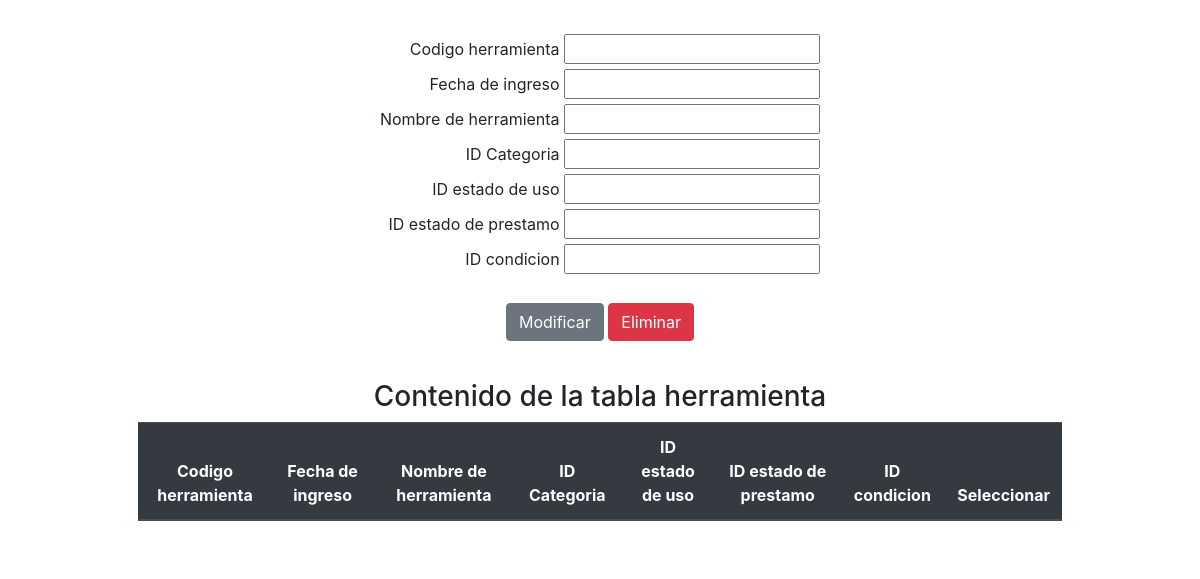
The page /tablaHerramientas.php on the database as committed earlier.
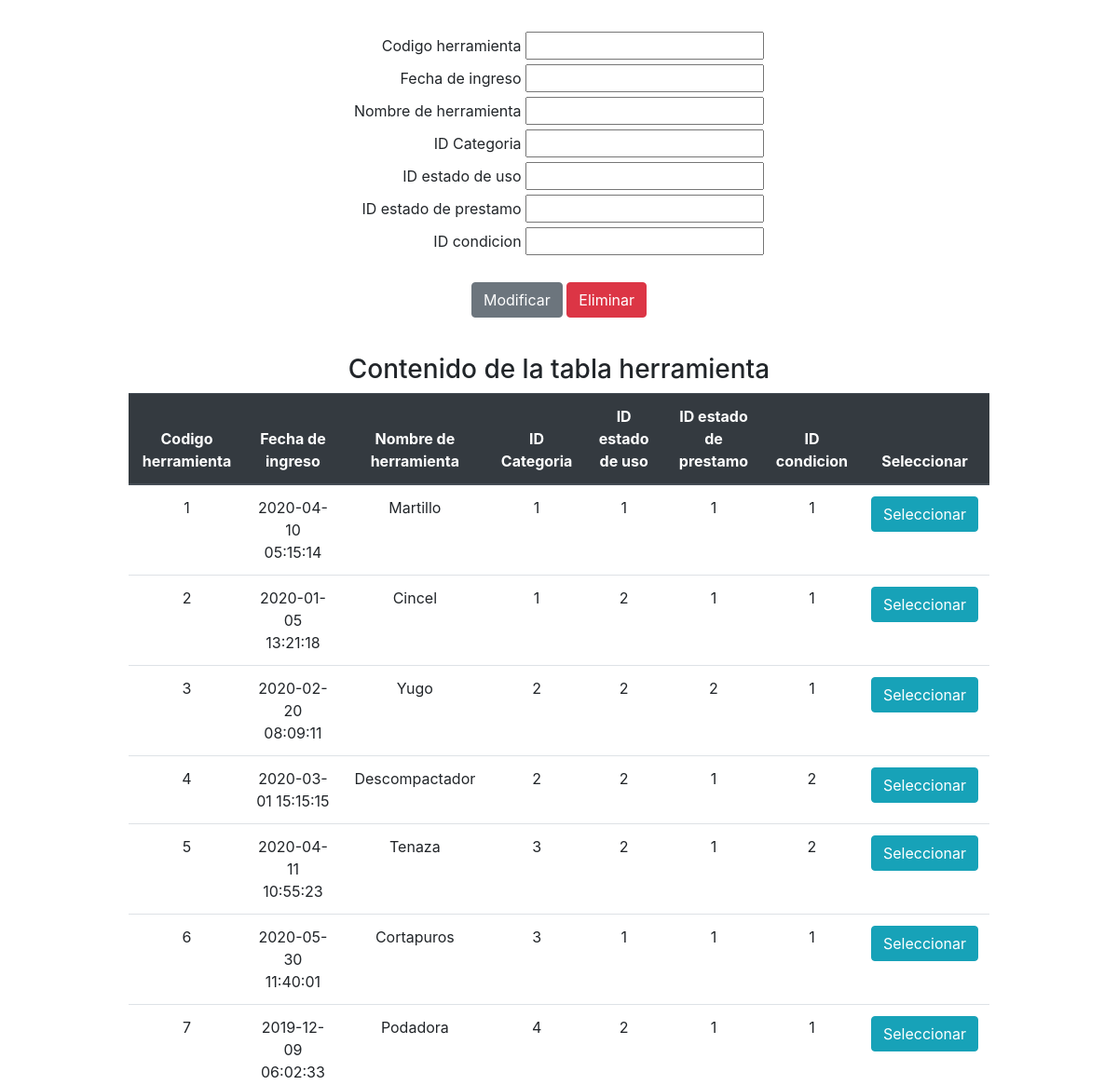
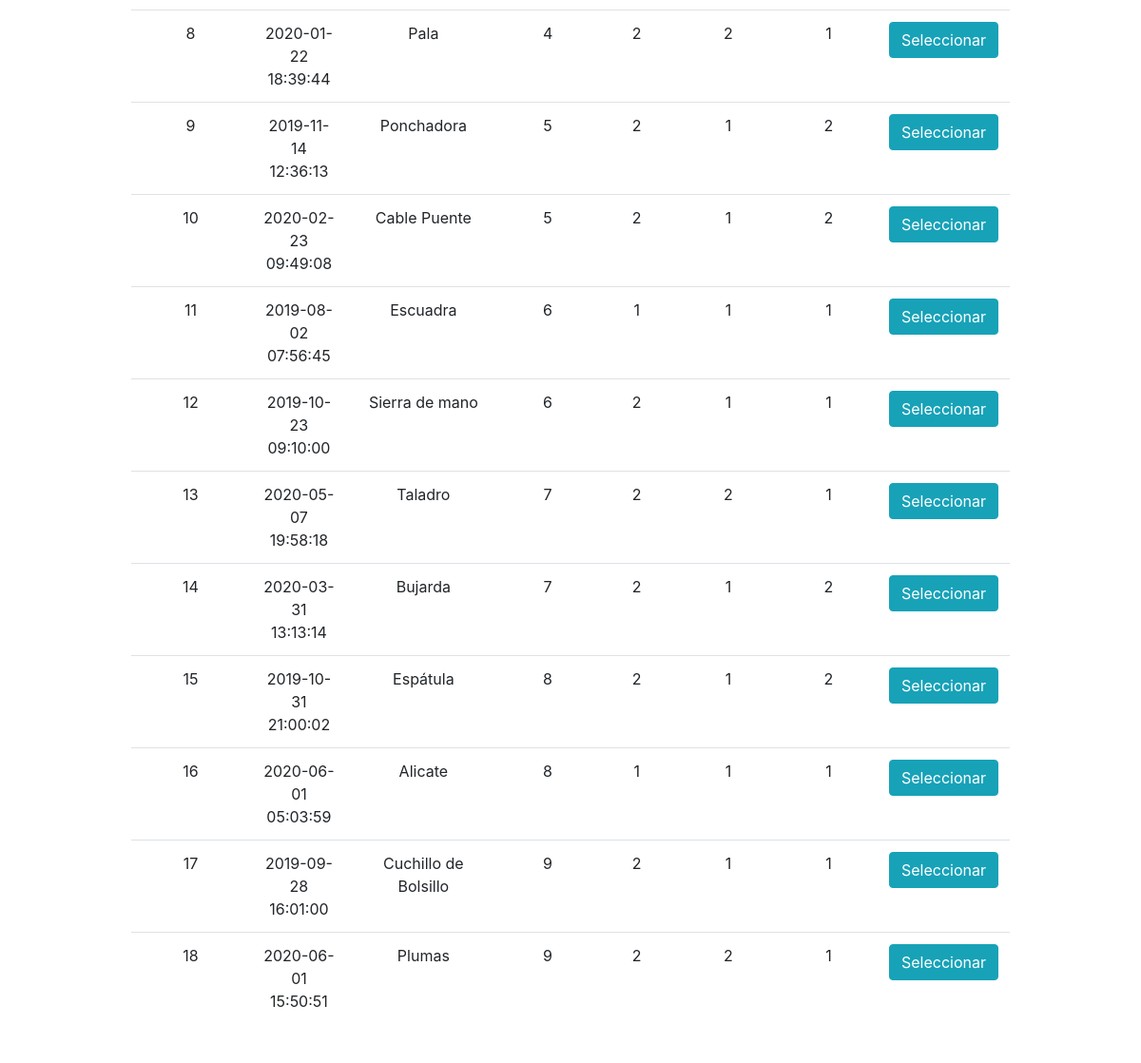
The same page on the database as committed later (2 pictures, top to bottom).
### tables this page shows
create table herramienta(
	codigo_herramienta int not null auto_increment,
	fecha_ingreso datetime,
	nombre_herramienta varchar (75),
	id_categoria int not null,
	id_status_uso int not null,
    id_status_prestamo int not null,
    id_condicion int not null,
	primary key (codigo_herramienta),
	FOREIGN KEY (id_categoria) REFERENCES categoria(id_categoria) on delete no action on update cascade,
	FOREIGN KEY (id_status_uso) REFERENCES status_uso(id_status_uso) on delete no action on update cascade,
    FOREIGN KEY (id_status_prestamo) REFERENCES status_prestamo(id_status_prestamo) on delete no action on update cascade,
    FOREIGN KEY (id_condicion) REFERENCES condicion(id_condicion) on delete no action on update cascade
	);

### PHP/DAOreportes.php (the view, shortened to what this page needs)
<?php
class DAOreportes{
    private $con;
    public function conectar(){
        try{
        $this->con= new mysqli(SERVIDOR,USUARIO,CONTRA,BD) or die ("Error al conectar");
        } catch (Exception $ex) {
            echo $ex->getTraceAsString();
        }
    }
    public function herramientas(){
        $sql="select * from herramienta;";
        $res = $this->con->query($sql);
        $tabla="<br><div style='margin: auto; width: 90%; background-color: white; padding: 15px'>"
                ."<h3 style=' text-align: center'>Contenido de la tabla herramienta</h3>"
                ."<table class='table'>"
                ."<thead class='thead-dark'>";
        $tabla .="<tr>"
                    . "<th>Codigo herramienta</th>"
                    . "<th>Fecha de ingreso</th>"
                    . "<th>Nombre de herramienta</th>"
                    . "<th>ID Categoria</th>"
                    . "<th>ID estado de uso</th>"
                    . "<th>ID estado de prestamo</th>"
                    . "<th>ID condicion</th>"
                    . "<th>Seleccionar</th>"
                . "</tr></thead><tbody>";
        while ($fila = mysqli_fetch_assoc($res)){
        $tabla .="<tr>"
                ."<td>".$fila["codigo_herramienta"]."</td>"
                ."<td>".$fila["fecha_ingreso"]."</td>"
                ."<td>".$fila["nombre_herramienta"]."</td>"
                ."<td>".$fila["id_categoria"]."</td>"
                ."<td>".$fila["id_status_uso"]."</td>"
                ."<td>".$fila["id_status_prestamo"]."</td>"
                ."<td>".$fila["id_condicion"]."</td>"
                ."<td><a href=\"javascript:cargarHerramienta('".$fila["codigo_herramienta"]."','".$fila["fecha_ingreso"]."','".$fila["nombre_herramienta"]."','".$fila["id_categoria"]."','".$fila["id_status_uso"]."','".$fila["id_status_prestamo"]."','".$fila["id_condicion"]."')\"><button type='button' class='btn btn-info' name='seleccionar'>Seleccionar</button></a></td>"
                ."</tr>";
        }
        $tabla .="</tbody></table></div>";
        return $tabla;
    }
}
?>

Rows that differ between the two databases and show on the page:
added herramienta: codigo_herramienta "1", fecha_ingreso "2020-04-10 05:15:14", nombre_herramienta "Martillo", id_categoria "1", id_status_uso "1", id_status_prestamo "1", id_condicion "1"
added herramienta: codigo_herramienta "2", fecha_ingreso "2020-01-05 13:21:18", nombre_herramienta "Cincel", id_categoria "1", id_status_uso "2", id_status_prestamo "1", id_condicion "1"
added herramienta: codigo_herramienta "3", fecha_ingreso "2020-02-20 08:09:11", nombre_herramienta "Yugo", id_categoria "2", id_status_uso "2", id_status_prestamo "2", id_condicion "1"
added herramienta: codigo_herramienta "4", fecha_ingreso "2020-03-01 15:15:15", nombre_herramienta "Descompactador", id_categoria "2", id_status_uso "2", id_status_prestamo "1", id_condicion "2"
added herramienta: codigo_herramienta "5", fecha_ingreso "2020-04-11 10:55:23", nombre_herramienta "Tenaza", id_categoria "3", id_status_uso "2", id_status_prestamo "1", id_condicion "2"
added herramienta: codigo_herramienta "6", fecha_ingreso "2020-05-30 11:40:01", nombre_herramienta "Cortapuros", id_categoria "3", id_status_uso "1", id_status_prestamo "1", id_condicion "1"
added herramienta: codigo_herramienta "7", fecha_ingreso "2019-12-09 06:02:33", nombre_herramienta "Podadora", id_categoria "4", id_status_uso "2", id_status_prestamo "1", id_condicion "1"
added herramienta: codigo_herramienta "8", fecha_ingreso "2020-01-22 18:39:44", nombre_herramienta "Pala", id_categoria "4", id_status_uso "2", id_status_prestamo "2", id_condicion "1"
added herramienta: codigo_herramienta "9", fecha_ingreso "2019-11-14 12:36:13", nombre_herramienta "Ponchadora", id_categoria "5", id_status_uso "2", id_status_prestamo "1", id_condicion "2"
added herramienta: codigo_herramienta "10", fecha_ingreso "2020-02-23 09:49:08", nombre_herramienta "Cable Puente", id_categoria "5", id_status_uso "2", id_status_prestamo "1", id_condicion "2"
added herramienta: codigo_herramienta "11", fecha_ingreso "2019-08-02 07:56:45", nombre_herramienta "Escuadra", id_categoria "6", id_status_uso "1", id_status_prestamo "1", id_condicion "1"
added herramienta: codigo_herramienta "12", fecha_ingreso "2019-10-23 09:10:00", nombre_herramienta "Sierra de mano", id_categoria "6", id_status_uso "2", id_status_prestamo "1", id_condicion "1"
added herramienta: codigo_herramienta "13", fecha_ingreso "2020-05-07 19:58:18", nombre_herramienta "Taladro", id_categoria "7", id_status_uso "2", id_status_prestamo "2", id_condicion "1"
added herramienta: codigo_herramienta "14", fecha_ingreso "2020-03-31 13:13:14", nombre_herramienta "Bujarda", id_categoria "7", id_status_uso "2", id_status_prestamo "1", id_condicion "2"
added herramienta: codigo_herramienta "15", fecha_ingreso "2019-10-31 21:00:02", nombre_herramienta "Espátula", id_categoria "8", id_status_uso "2", id_status_prestamo "1", id_condicion "2"
added herramienta: codigo_herramienta "16", fecha_ingreso "2020-06-01 05:03:59", nombre_herramienta "Alicate", id_categoria "8", id_status_uso "1", id_status_prestamo "1", id_condicion "1"
added herramienta: codigo_herramienta "17", fecha_ingreso "2019-09-28 16:01:00", nombre_herramienta "Cuchillo de Bolsillo", id_categoria "9", id_status_uso "2", id_status_prestamo "1", id_condicion "1"
added herramienta: codigo_herramienta "18", fecha_ingreso "2020-06-01 15:50:51", nombre_herramienta "Plumas", id_categoria "9", id_status_uso "2", id_status_prestamo "2", id_condicion "1"
